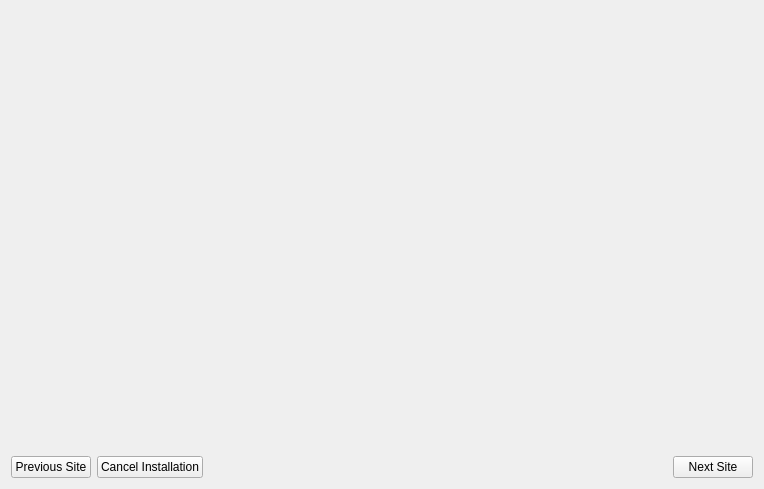
<ui version="4.0" >
 <class>TribeBase</class>
 <widget class="QWidget" name="TribeBase" >
  <property name="geometry" >
   <rect>
    <x>0</x>
    <y>0</y>
    <width>764</width>
    <height>489</height>
   </rect>
  </property>
  <property name="windowTitle" >
   <string>Tribe</string>
  </property>
  <layout class="QGridLayout" >
   <item row="0" column="0" colspan="4" >
    <widget class="QStackedWidget" name="stackedWidget" >
     <widget class="QWidget" name="page" />
     <widget class="QWidget" name="page_2" />
    </widget>
   </item>
   <item row="1" column="0" >
    <widget class="QPushButton" name="pushButton_2" >
     <property name="text" >
      <string>Previous Site</string>
     </property>
    </widget>
   </item>
   <item row="1" column="1" >
    <widget class="QPushButton" name="pushButton_3" >
     <property name="text" >
      <string>Cancel Installation</string>
     </property>
    </widget>
   </item>
   <item row="1" column="3" >
    <widget class="QPushButton" name="pushButton" >
     <property name="text" >
      <string>Next Site</string>
     </property>
    </widget>
   </item>
   <item row="1" column="2" >
    <spacer>
     <property name="orientation" >
      <enum>Qt::Horizontal</enum>
     </property>
     <property name="sizeHint" >
      <size>
       <width>40</width>
       <height>20</height>
      </size>
     </property>
    </spacer>
   </item>
  </layout>
 </widget>
 <resources/>
 <connections/>
</ui>
